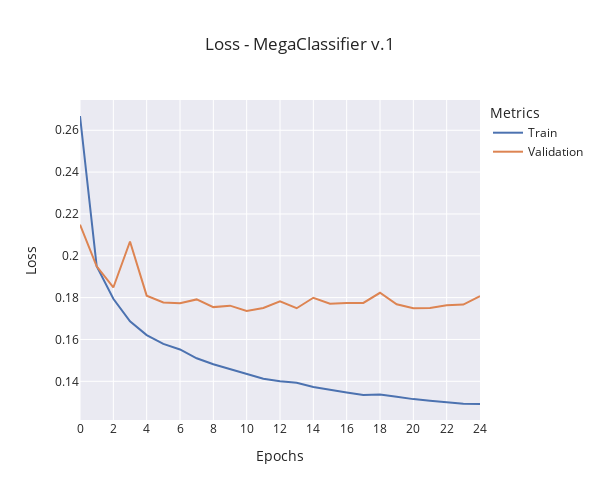

Source (notebook cell):
### Code cell
window_size = 0
train_data = (
    moving_average(train_metrics["loss"], window_size)
    if window_size != 0
    else train_metrics["loss"]
)
validation_data = (
    moving_average(validation_metrics["val_loss"], window_size)
    if window_size != 0
    else validation_metrics["val_loss"]
)

fig = go.Figure()

fig.add_trace(
    go.Scatter(
        y=train_data,
        x=np.arange(len(train_data)),
        mode="lines",
        name="Train",
    )
)

fig.add_trace(
    go.Scatter(
        y=validation_data,
        x=np.arange(len(validation_data)),
        mode="lines",
        name="Validation",
    )
)

fig.update_layout(
    title=f"Loss - {model_name} {version}",
    xaxis_title="Epochs",
    yaxis_title="Loss",
    legend_title="Metrics",
    template="seaborn",
    width=600,
    height=500,
    xaxis=dict(
        tickmode="linear",
        tick0=0,
        dtick=2,
    ),
)

fig.show()
fig.write_image(f"./reports/figures/loss/{complete_name[:-2]}_train.png")

### Figure 1 — Plotly figure (JSON) as saved in the notebook; plotly's stock layout.template omitted (floating-point values rounded to 4 significant figures)
{"data": [{"mode": "lines", "name": "Train", "type": "scatter", "x": [0, 1, 2, 3, 4, 5, 6, 7, 8, 9, 10, 11, 12, 13, 14, 15, 16, 17, 18, 19, 20, 21, 22, 23, 24], "y": [0.2668, 0.195, 0.1794, 0.1687, 0.1621, 0.1579, 0.1552, 0.151, 0.1481, 0.1457, 0.1436, 0.1412, 0.14, 0.1393, 0.1373, 0.1358, 0.1346, 0.1334, 0.1337, 0.1326, 0.1315, 0.1307, 0.1299, 0.1293, 0.1292]}, {"mode": "lines", "name": "Validation", "type": "scatter", "x": [0, 1, 2, 3, 4, 5, 6, 7, 8, 9, 10, 11, 12, 13, 14, 15, 16, 17, 18, 19, 20, 21, 22, 23, 24], "y": [0.2149, 0.1949, 0.1849, 0.2068, 0.1809, 0.1777, 0.1773, 0.1791, 0.1755, 0.1762, 0.1736, 0.175, 0.1782, 0.1749, 0.1799, 0.1771, 0.1775, 0.1775, 0.1823, 0.1768, 0.1749, 0.1751, 0.1763, 0.1767, 0.1807]}], "layout": {"height": 500, "legend": {"title": {"text": "Metrics"}}, "title": {"text": "Loss - MegaClassifier v.1"}, "width": 600, "xaxis": {"dtick": 2, "tick0": 0, "tickmode": "linear", "title": {"text": "Epochs"}}, "yaxis": {"title": {"text": "Loss"}}}}
